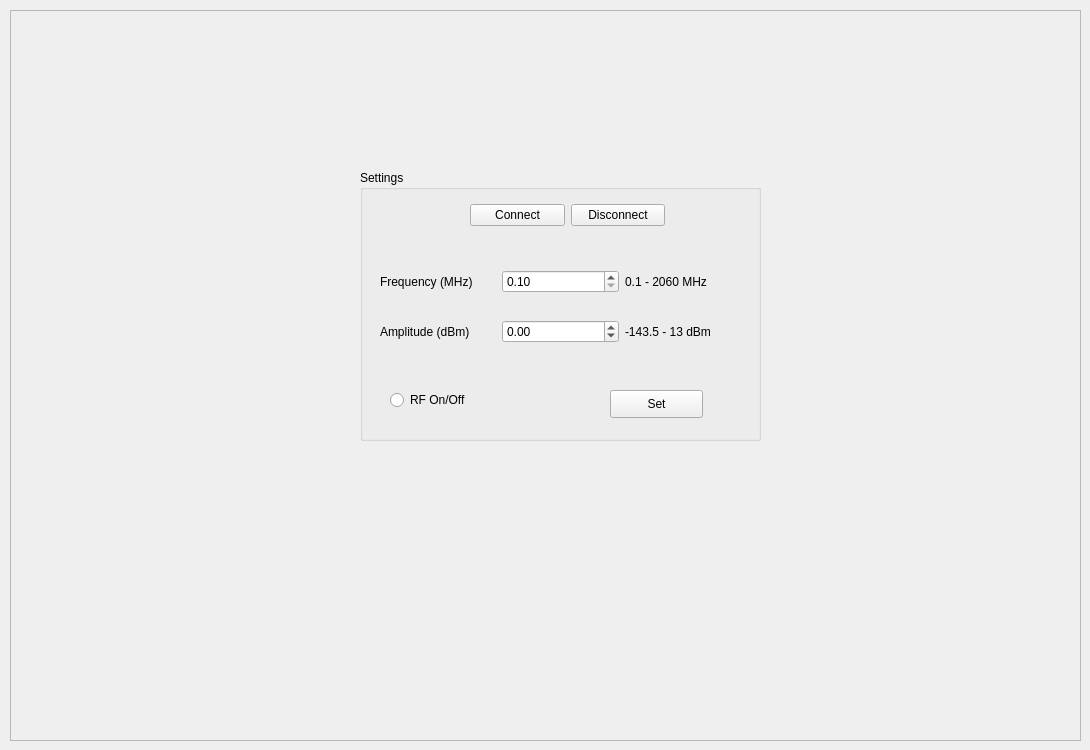
    <widget class="QWidget" name="tab_sg">
     <attribute name="title">
      <string>Signal Generator</string>
     </attribute>
     <widget class="QFrame" name="frame_sg">
      <property name="geometry">
       <rect>
        <x>10</x>
        <y>10</y>
        <width>1071</width>
        <height>731</height>
       </rect>
      </property>
      <property name="frameShape">
       <enum>QFrame::StyledPanel</enum>
      </property>
      <property name="frameShadow">
       <enum>QFrame::Raised</enum>
      </property>
      <widget class="QGroupBox" name="groupBox_sg_settings">
       <property name="geometry">
        <rect>
         <x>350</x>
         <y>160</y>
         <width>401</width>
         <height>271</height>
        </rect>
       </property>
       <property name="title">
        <string>Settings</string>
       </property>
       <property name="flat">
        <bool>false</bool>
       </property>
       <widget class="QRadioButton" name="radioButton_rf">
        <property name="geometry">
         <rect>
          <x>30</x>
          <y>220</y>
          <width>95</width>
          <height>20</height>
         </rect>
        </property>
        <property name="text">
         <string>RF On/Off</string>
        </property>
       </widget>
       <widget class="QPushButton" name="pushButton_sg_set">
        <property name="geometry">
         <rect>
          <x>250</x>
          <y>220</y>
          <width>93</width>
          <height>28</height>
         </rect>
        </property>
        <property name="text">
         <string>Set</string>
        </property>
       </widget>
       <widget class="QWidget" name="layoutWidget">
        <property name="geometry">
         <rect>
          <x>20</x>
          <y>100</y>
          <width>361</width>
          <height>24</height>
         </rect>
        </property>
        <layout class="QHBoxLayout" name="horizontalLayout_sg_freq">
         <item>
          <widget class="QLabel" name="label_sg_freq">
           <property name="text">
            <string>Frequency (MHz)</string>
           </property>
          </widget>
         </item>
         <item>
          <widget class="QDoubleSpinBox" name="doubleSpinBox_sg_freq">
           <property name="minimum">
            <double>0.100000000000000</double>
           </property>
           <property name="maximum">
            <double>2060.000000000000000</double>
           </property>
          </widget>
         </item>
         <item>
          <widget class="QLabel" name="label_sg_freqRange">
           <property name="text">
            <string>0.1 - 2060 MHz</string>
           </property>
          </widget>
         </item>
        </layout>
       </widget>
       <widget class="QWidget" name="layoutWidget">
        <property name="geometry">
         <rect>
          <x>20</x>
          <y>150</y>
          <width>361</width>
          <height>24</height>
         </rect>
        </property>
        <layout class="QHBoxLayout" name="horizontalLayout_sg_amp">
         <item>
          <widget class="QLabel" name="label_sg_amp">
           <property name="text">
            <string>Amplitude (dBm)</string>
           </property>
          </widget>
         </item>
         <item>
          <widget class="QDoubleSpinBox" name="doubleSpinBox_sg_amp">
           <property name="minimum">
            <double>-143.500000000000000</double>
           </property>
           <property name="maximum">
            <double>13.000000000000000</double>
           </property>
          </widget>
         </item>
         <item>
          <widget class="QLabel" name="label_sg_ampRange">
           <property name="text">
            <string>-143.5 - 13 dBm</string>
           </property>
          </widget>
         </item>
        </layout>
       </widget>
       <widget class="QWidget" name="layoutWidget">
        <property name="geometry">
         <rect>
          <x>110</x>
          <y>30</y>
          <width>195</width>
          <height>30</height>
         </rect>
        </property>
        <layout class="QHBoxLayout" name="horizontalLayout_4">
         <item>
          <widget class="QPushButton" name="pushButton_sg_connect">
           <property name="text">
            <string>Connect</string>
           </property>
           <property name="checkable">
            <bool>true</bool>
           </property>
           <property name="autoExclusive">
            <bool>true</bool>
           </property>
          </widget>
         </item>
         <item>
          <widget class="QPushButton" name="pushButton_sg_disconnect">
           <property name="text">
            <string>Disconnect</string>
           </property>
           <property name="checkable">
            <bool>true</bool>
           </property>
           <property name="autoExclusive">
            <bool>true</bool>
           </property>
          </widget>
         </item>
        </layout>
       </widget>
      </widget>
     </widget>
    </widget>
